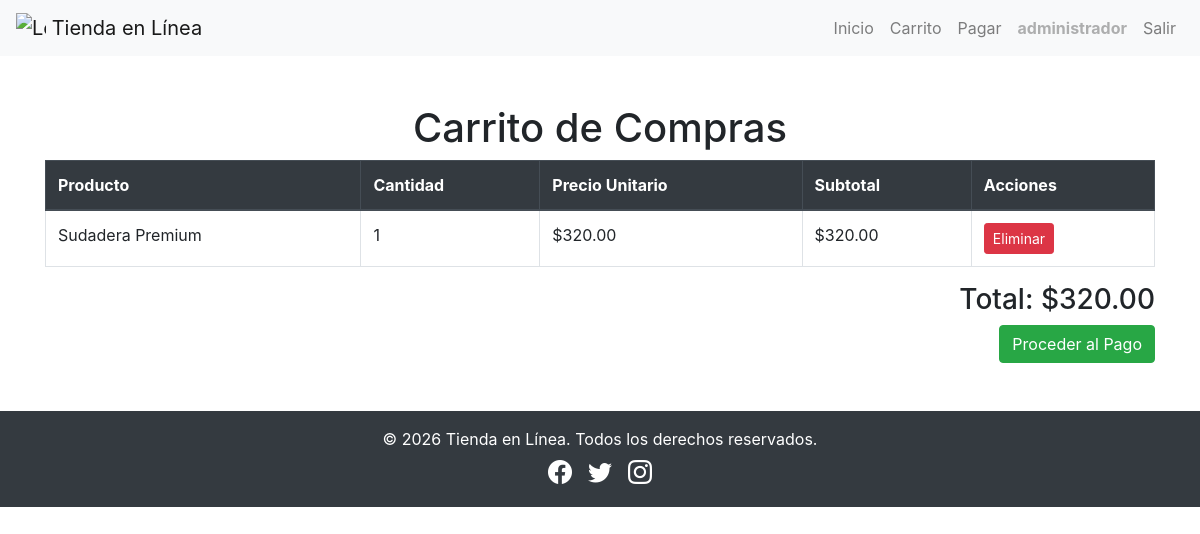
Page /index.php?pagina=carrito&accion=agregar&id=2 (signed in) on the committed database.
### tables this page shows
CREATE TABLE IF NOT EXISTS `Producto` (
  `cod` INT NOT NULL AUTO_INCREMENT,
  `nombre` VARCHAR(50) NOT NULL,
  `descripcion` VARCHAR(200) NOT NULL,
  `precio` FLOAT NOT NULL,
  `imagen` VARCHAR(200) NOT NULL,
  `estado` VARCHAR(20) NOT NULL,
  `codMarca` INT NOT NULL,
  `codIndustria` INT NOT NULL,
  `codCategoria` INT NOT NULL,
  PRIMARY KEY (`cod`),
  INDEX `fk_Producto_Industria1_idx` (`codIndustria`),
  INDEX `fk_Producto_Marca1_idx` (`codMarca`),
  INDEX `fk_Producto_Categoria1_idx` (`codCategoria`),
  CONSTRAINT `fk_Producto_Industria1`
    FOREIGN KEY (`codIndustria`)
    REFERENCES `Industria` (`cod`)
    ON DELETE NO ACTION
    ON UPDATE NO ACTION,
  CONSTRAINT `fk_Producto_Marca1`
    FOREIGN KEY (`codMarca`)
    REFERENCES `Marca` (`cod`)
    ON DELETE NO ACTION
    ON UPDATE NO ACTION,
  CONSTRAINT `fk_Producto_Categoria1`
    FOREIGN KEY (`codCategoria`)
    REFERENCES `Categoria` (`cod`)
    ON DELETE NO ACTION
    ON UPDATE NO ACTION);

### controladores/CarritoControlador.php (called while the page is built, shortened)
<?php
require_once __DIR__ . '/../modelos/Producto.php';
class CarritoControlador {
    public function index() {
        $modelo = new Producto();
        $items  = [];
        $total  = 0;
        if (!empty($_SESSION['carrito'])) {
            foreach ($_SESSION['carrito'] as $item) {
                $producto = $modelo->obtenerPorId($item['id_producto']);
                if ($producto) {
                    $subtotal = $producto['precio'] * $item['cantidad'];
                    $total   += $subtotal;
                    $items[]  = [
                        'producto' => $producto,
                        'cantidad' => $item['cantidad'],
                        'subtotal' => $subtotal,
                    ];
                }
            }
        }
        require_once __DIR__ . '/../vistas/carrito.php';
    }
}

### config/database.php (called while the page is built, shortened)
<?php
class Database {
    private static $conexion = null;
    public static function conectar() {
        if (self::$conexion === null) {
            $host           = "localhost";
            $usuario        = "root";
            $password       = "";
            $base_de_datos  = "mydb";
            self::$conexion = new mysqli($host, $usuario, $password, $base_de_datos);
            self::$conexion->set_charset("utf8");
        }
        return self::$conexion;
    }
}

### modelos/Producto.php (called while the page is built, shortened)
<?php
require_once __DIR__ . '/../config/database.php';
class Producto {
    private $db;
    public function __construct() {
        $this->db = Database::conectar();
    }
    public function obtenerPorId($id) {
        $id = (int)$id;
        $stmtSp = $this->db->prepare("CALL sp_obtener_producto_por_id(?)");
        if ($stmtSp) {
            $stmtSp->bind_param("i", $id);
            $ok = $stmtSp->execute();
            if ($ok) {
                $resultado = $stmtSp->get_result();
                $fila = $resultado ? $resultado->fetch_assoc() : null;
                return $fila ?: null;
            }
        }
        $sql = "SELECT
                    p.cod AS id_producto,
                    p.nombre,
                    p.descripcion,
                    p.precio,
                    p.imagen,
                    p.estado,
                    p.codMarca,
                    p.codIndustria,
                    p.codCategoria,
                    COALESCE(SUM(CAST(dps.stock AS UNSIGNED)), 0) AS stock,
                    m.nombre AS marca,
                    c.nombre AS categoria,
                    i.nombre AS industria
                FROM `Producto` p
                LEFT JOIN `DetalleProductoSucursal` dps ON dps.codProducto = p.cod
                LEFT JOIN `Marca` m ON m.cod = p.codMarca
                LEFT JOIN `Categoria` c ON c.cod = p.codCategoria
                LEFT JOIN `Industria` i ON i.cod = p.codIndustria
                WHERE p.cod = ?
                GROUP BY p.cod, p.nombre, p.descripcion, p.precio, p.imagen, p.estado, p.codMarca, p.codIndustria, p.codCategoria, m.nombre, c.nombre, i.nombre";
        $stmt = $this->db->prepare($sql);
        $stmt->bind_param("i", $id);
        $stmt->execute();
        $resultado = $stmt->get_result();
        return $resultado->fetch_assoc();
    }
}

### vistas/carrito.php (the view)
<?php require_once __DIR__ . '/layout/encabezado.php'; ?>
<div class="container mt-5">
    <h1 class="text-center">Carrito de Compras</h1>
    <div class="table-responsive">
        <table class="table table-bordered">
            <thead class="thead-dark">
                <tr>
                    <th>Producto</th>
                    <th>Cantidad</th>
                    <th>Precio Unitario</th>
                    <th>Subtotal</th>
                    <th>Acciones</th>
                </tr>
            </thead>
            <tbody>
                <?php if (!empty($items)): ?>
                    <?php foreach ($items as $item): ?>
                        <tr>
                            <td><?php echo htmlspecialchars($item['producto']['nombre']); ?></td>
                            <td><?php echo $item['cantidad']; ?></td>
                            <td>$<?php echo number_format($item['producto']['precio'], 2); ?></td>
                            <td>$<?php echo number_format($item['subtotal'], 2); ?></td>
                            <td>
                                <a href="index.php?pagina=carrito&accion=eliminar&id=<?php echo $item['producto']['id_producto']; ?>"
                                   class="btn btn-danger btn-sm">Eliminar</a>
                            </td>
                        </tr>
                    <?php endforeach; ?>
                <?php else: ?>
                    <tr><td colspan="5" class="text-center">El carrito está vacío.</td></tr>
                <?php endif; ?>
            </tbody>
        </table>
    </div>
    <h3 class="text-right">Total: $<?php echo number_format($total, 2); ?></h3>
    <div class="text-right">
        <a href="index.php?pagina=pago" class="btn btn-success">Proceder al Pago</a>
    </div>
</div>
<?php require_once __DIR__ . '/layout/pie.php'; ?>

### rows in the picture
producto: nombre "Sudadera Premium", cantidad "1", precio "320.00", subtotal "320.00"

### other values in the picture
$_SESSION['usuario'] "administrador"
$total "320.00"
